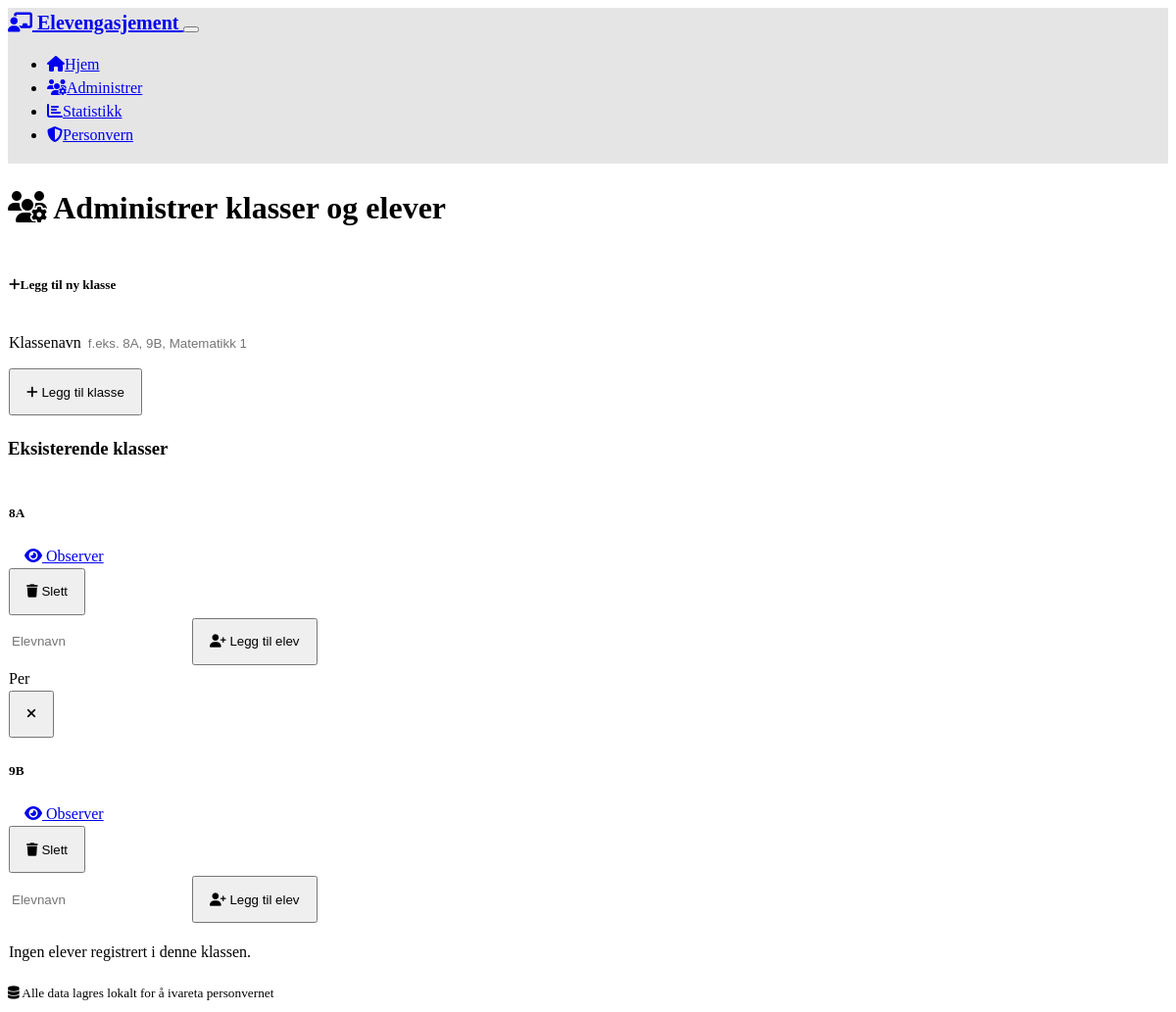
The app's page /manage_classes, older data.
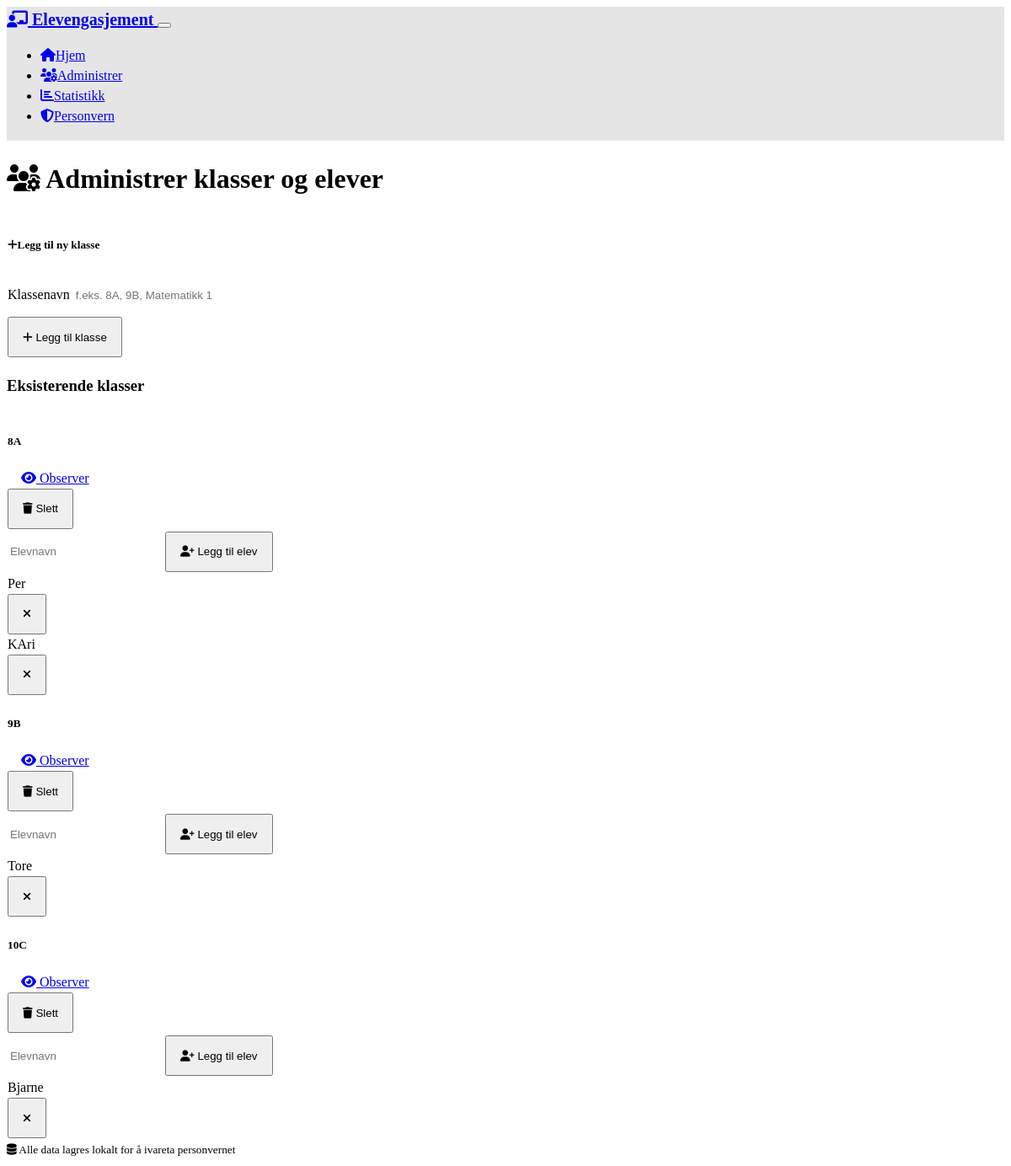
The same page, newer data.
### models.py (models this page shows, shortened)
class Class(db.Model):
    id = db.Column(db.Integer, primary_key=True)
    name = db.Column(db.String(50), unique=True, nullable=False)
    created_at = db.Column(db.DateTime, default=datetime.utcnow)
    students = db.relationship('Student', backref='class_ref', lazy=True, cascade='all, delete-orphan')

class Student(db.Model):
    id = db.Column(db.Integer, primary_key=True)
    name = db.Column(db.String(100), nullable=False)
    class_id = db.Column(db.Integer, db.ForeignKey('class.id'), nullable=False)
    created_at = db.Column(db.DateTime, default=datetime.utcnow)
    observations = db.relationship('Observation', backref='student', lazy=True, cascade='all, delete-orphan')

### app.py (the view)
@app.route('/manage_classes')
def manage_classes():
    classes = Class.query.all()
    print(f"DEBUG: Found {len(classes)} classes in database")
    for cls in classes:
        print(f"DEBUG: Class: {cls.name} (ID: {cls.id})")
    return render_template('manage_classes.html', classes=classes)

### templates/manage_classes.html (shortened to what the changed rows need)
{% extends "base.html" %}
{% block content %}
<div class="row">
    <div class="col-12">
        <h1 class="mb-4">
            <i class="fas fa-users-cog me-2"></i>
            Administrer klasser og elever
        </h1>
    </div>
</div>
<div class="row">
    <div class="col-12">
        {% if classes %}
            {% for class in classes %}
                <div class="card mb-3">
                    <div class="card-header d-flex justify-content-between align-items-center">
                        <h5 class="mb-0">{{ class.name }}</h5>
                        <div>
                            <a href="{{ url_for('observe_class', class_id=class.id) }}"
                               class="btn btn-sm btn-success me-2">
                                <i class="fas fa-eye me-1"></i>
                                Observer
                            </a>
                            <form method="POST" action="{{ url_for('delete_class', class_id=class.id) }}"
                                  class="d-inline" onsubmit="return confirm('Er du sikker på at du vil slette denne klassen og alle tilhørende data?')">
                                <button type="submit" class="btn btn-sm btn-outline-danger">
                                    <i class="fas fa-trash me-1"></i>
                                    Slett
                                </button>
                            </form>
                        </div>
                    </div>
                    <div class="card-body">
                        <form method="POST" action="{{ url_for('add_student') }}" class="mb-3" onsubmit="console.log('Submitting add_student form for class {{ class.id }}');">
                            <div class="input-group">
                                <input type="text" class="form-control" name="student_name"
                                       placeholder="Elevnavn" required>
                                <button type="submit" class="btn btn-outline-primary">
                                    <i class="fas fa-user-plus me-1"></i>
                                    Legg til elev
                                </button>
                            </div>
                        </form>
                        {% if class.students %}
                            <div class="row">
                                {% for student in class.students %}
                                    <div class="col-md-6 col-lg-4 mb-2">
                                        <div class="d-flex justify-content-between align-items-center p-2 bg-dark rounded">
                                            <span>{{ student.name }}</span>
                                            <form method="POST" action="{{ url_for('delete_student', student_id=student.id) }}"
                                                  class="d-inline" onsubmit="return confirm('Er du sikker på at du vil slette denne eleven og alle observasjoner?')">
                                                <button type="submit" class="btn btn-sm btn-outline-danger">
                                                    <i class="fas fa-times"></i>
                                                </button>
                                            </form>
                                        </div>
                                    </div>
                                {% endfor %}
                            </div>
                        {% else %}
                            <p class="text-muted">Ingen elever registrert i denne klassen.</p>
                        {% endif %}
                    </div>
                </div>
            {% endfor %}
        {% else %}
            <div class="alert alert-info">
                <i class="fas fa-info-circle me-2"></i>
                Ingen klasser registrert ennå. Legg til din første klasse ovenfor.
            </div>
        {% endif %}
    </div>
</div>
{% endblock %}

Row changes from the older to the newer data that the page shows:
added Student: name "KAri", shown under Class (number 1 of 3 on the later page)
shown differently, row unchanged: Class (number 2 of 3 on the later page): no longer shows "Ingen elever registrert i denne klassen."
added Student: name "Tore", shown under Class (number 2 of 3 on the later page)
added Class: name "10C"
added Student: name "Bjarne", shown under "10C"
